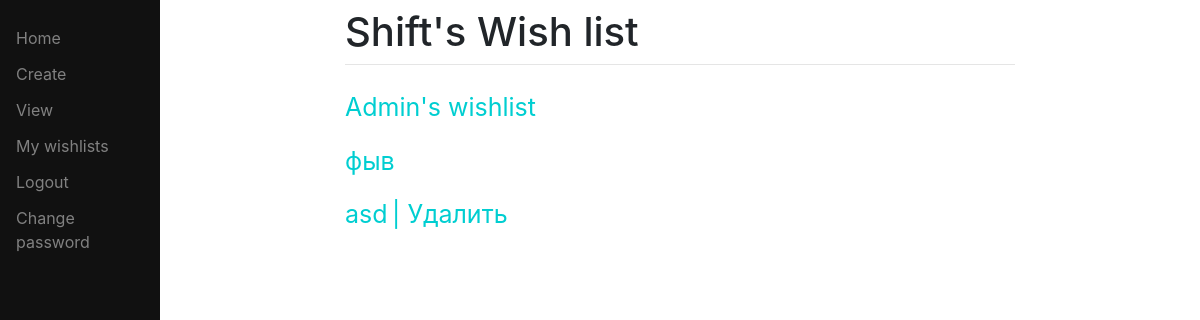
The app's page /view/ (signed in) with its own data.
### main/models.py (models this page shows, shortened)
class ToDoList(models.Model):
    user = models.ForeignKey(User,on_delete=models.CASCADE,related_name="todolist",null=True)
    name = models.CharField(max_length=200,default="defualt")

### main/views.py (the view)
# urls.py: path("view/",views.show_all,name="view"),
def show_all(response):
    all = ToDoList.objects.all()
    return render(response,"main/views.html",{"all":all})

### main/templates/main/views.html (shortened to what this page needs)
{%extends 'main/base.html'%}
{%block content%}
{%for one in all%}
<div>
    <ul>
        <a href="/{{one.id}}" class="link">{{one.name}}</a>
        {% if one.user == request.user %}
        <a href="/deleteobject/{{one.id}}", onclick="return confirm('Вы уверены?')", class="Delete-link"> | Удалить</a>
        {% endif %}
    </ul>
</div>
{%endfor%}
{%endblock%}

### main/templates/main/base.html (shortened to what this page needs)
<!DOCTYPE html>
<html lang="ru">
<head>
    <link rel="stylesheet" href="https://stackpath.bootstrapcdn.com/bootstrap/4.3.1/css/bootstrap.min.css">
</head>
<body>
    <div class="sidenav">
        <a href="/">Home</a>
        <a href="/create">Create</a>
        <a href="/view">View</a>
        {% if user.is_authenticated %}
        <a href="/mywishlists">My wishlists</a>
            <a href="/logout">Logout</a>
            <a href="/password_change">Change password</a>
        {% else %}
            <a href="/register">Register</a>
            <a href="/login">Login</a>
        {% endif %}
        </div>
    <div id="content", name="content", class="main">
        <div class="row justify-content-center">
            <div class="col-8">
                {% if user.is_authenticated %}
                <h1 class="mt-2">{{request.user.username}}'s Wish list</h1>
                {% else %}
                <h1 class="mt-2">Wish list</h1>
                {% endif %}
                <hr class="mt-0 mb-4">
                {% block content %}
                {% endblock %}
            </div>
        </div>
    </div>
</body>
</html>

### main/templates/main/base.html (style rules this page uses)
.sidenav { height:100%; width: 160px; position: fixed; z-index: 1; top: 0; left: 0; background-color:#111; overflow-x: hidden; padding-top: 20px; }
.sidenav a { padding: 6px 8px 6px 16px; text-decoration: none; color: #818181;; display: block; font-size: 30; }
.main { margin-left: 160px; padding:0px 10px; }

### main/templates/main/views.html (style rules this page uses)
.link { color: darkturquoise; margin-left: -40px; font-size: 25px; }
.Delete-link { color: darkturquoise; font-size: 25px; }

### records on screen
ToDoList: name "Admin's wishlist"
ToDoList: name "фыв"
ToDoList: name "asd"

### other values on screen
{{ request.user.username }} "Shift"
